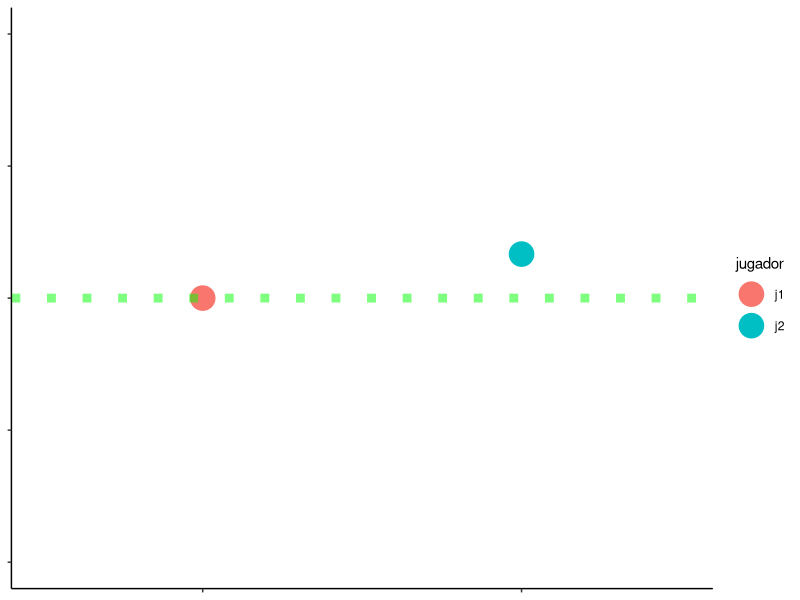
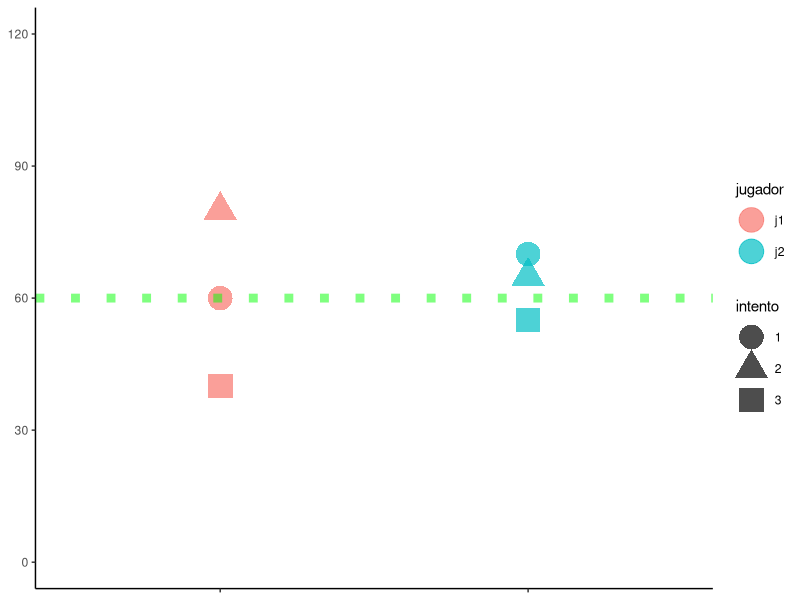
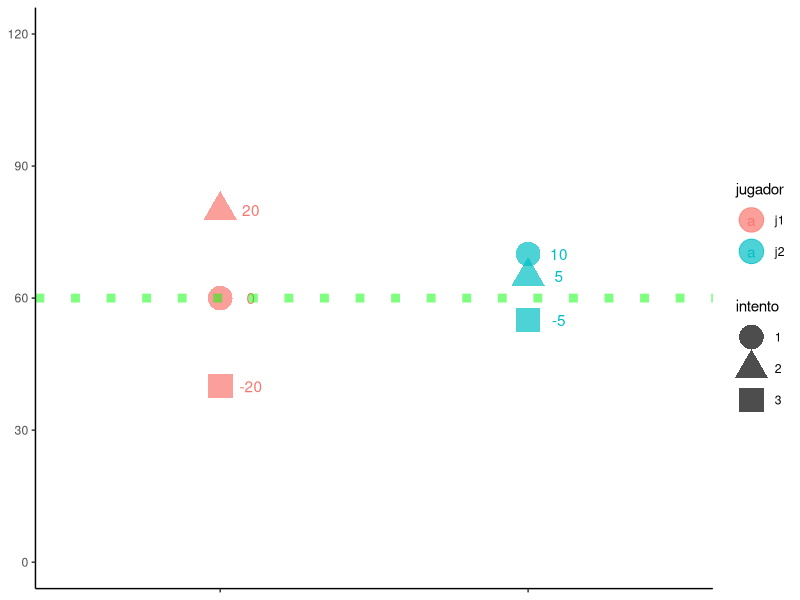

Recreate these plots in R, in order.
## ---- chunk 1
knitr::opts_chunk$set(echo = TRUE)
## ---- chunk 2
j1 <- c(60, 80, 40)
j2 <- c(70, 65, 55)
## ---- chunk 3
puntos <- data.frame(rbind(j1,j2))
## ---- chunk 4
colnames(puntos) <- c("intento1", "intento2", "intento3")
## ---- chunk 5
library(dplyr) 
puntos <- puntos %>% 
  mutate(jugador = rownames(puntos))
print(puntos)
## ---- chunk 6

library(ggplot2) 
ggplot(puntos, aes(jugador, intento1, color = jugador)) +
  geom_point(size = 8) + 
  geom_hline(yintercept =  60, color = "green", linetype = "dotted", 
             size = 3, alpha = 0.5) +
  scale_y_continuous(limits = c(0,120),  breaks = c(0,30,60, 90, 120))+
  theme_classic() +
  theme( axis.text.x = element_blank(),
         axis.title.y = element_blank(),
         axis.text.y = element_blank(),
         axis.title.x = element_blank()
  ) 
  
## ---- chunk 7
library(tidyr)
puntos <- puntos %>% 
  pivot_longer(cols = -jugador, names_to = "intento", names_prefix = "intento",
               values_to = "distancia")
## ---- chunk 8
ggplot(puntos, aes(jugador, distancia, shape = intento, color = jugador)) +
  geom_point(size = 8, alpha = 0.7) +
  geom_hline(yintercept =  60, color = "green", linetype = "dotted", 
             size = 3, alpha = 0.5) +
  scale_y_continuous(limits = c(0,120), breaks = c(0,30,60, 90, 120))+
  theme_classic() +
  theme(axis.text.x = element_blank(),
        axis.title.x = element_blank(),
        axis.title.y = element_blank()
  )
## ---- chunk 9
puntos <- puntos %>% 
  mutate(diferencia = distancia - 60) 
print(puntos)
## ---- chunk 10
ggplot(puntos, aes(jugador, distancia, shape = intento, color = jugador)) +
  geom_point(size = 8, alpha = 0.7) +
  geom_text(aes(label = diferencia), position = position_nudge(x=0.1))+
  #anotamos con esta nueva linea la diferencia en el grafico
  geom_hline(yintercept =  60, color = "green", linetype = "dotted", 
             size = 3, alpha = 0.5) +
  scale_y_continuous(limits = c(0,120), breaks = c(0,30,60, 90, 120))+
  theme_classic() +
  theme(axis.text.x = element_blank(),
        axis.title.x = element_blank(),
        axis.title.y = element_blank()
  )
## ---- chunk 11
puntos <- puntos %>% 
  group_by(jugador) %>%  #primero agrupar datos por jugador
  mutate(promedio_jugador = mean(distancia))
print(puntos)
## ---- chunk 12
puntos <- puntos %>% 
  group_by(jugador) %>%  #primero agrupar datos por jugador
  mutate(promedio_diferencia = mean(diferencia)) %>% 
  mutate(promedio_diferencia_absoluta = sqrt(mean(diferencia^2))) 
#en la última linea, se elevó la diferencia al cruadrado para dejarlo en una medida #absoluta del error de cada jugador con ^2 y luego se volvió a la medida original
#usando sqrt(), esto es,  la raiz cuadrada
print(puntos)
## ---- chunk 13
puntos <- puntos %>% 
mutate(resultado = ifelse(diferencia  == 0, "Acierto", "Fallo"))
#entonces, si la diferencia es 0, significá que acertó. Cualquier otro numero será
#un fallo. 
#Y entonces hacemos un tabla para resumir los resultados
table(puntos$resultado, puntos$jugador)
